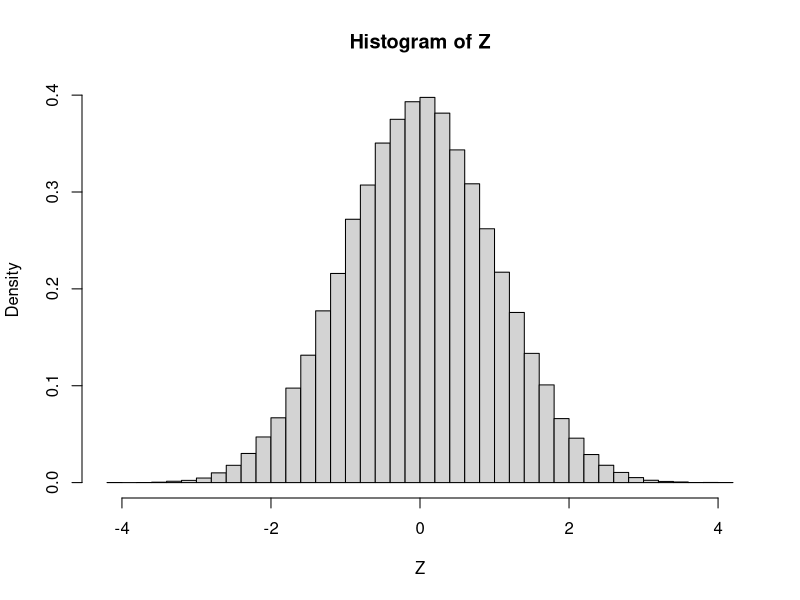
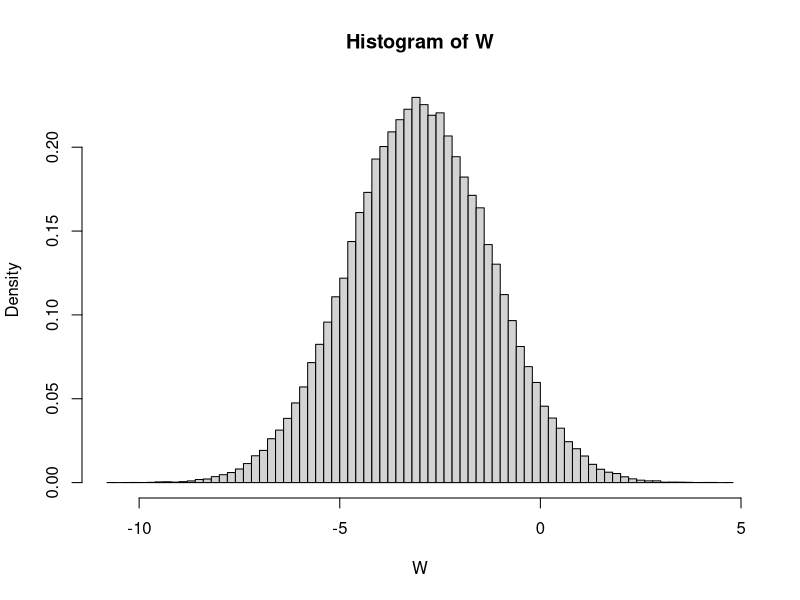
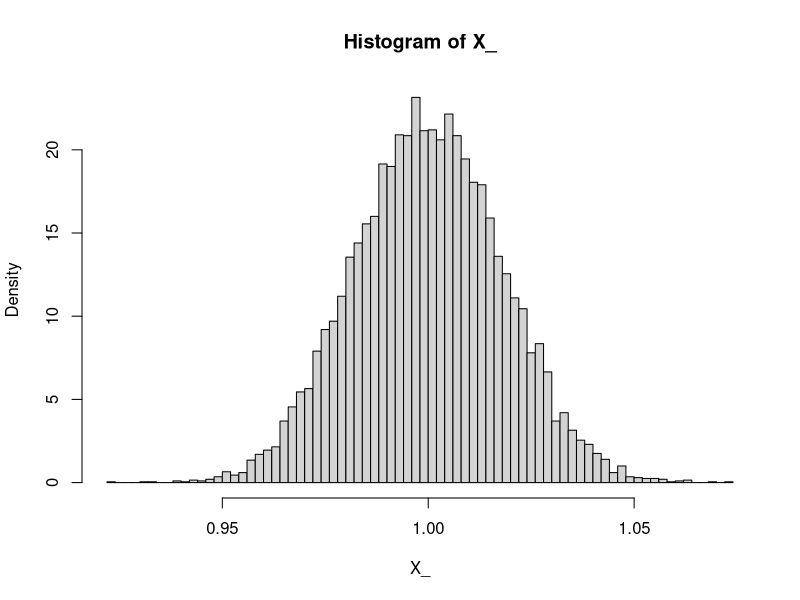

These figures' R source, in order:
## ---- chunk 1
X=rmultinom(100000,size=10,prob=c(0.2,0.5,0.3))
mean(X[1,]==2&X[2,]==4&X[3,]==4)
dmultinom(x=c(2,4,4),prob=c(0.2,0.5,0.3))
## ---- chunk 2
data=replicate(100000,sample(3,size=10,replace=TRUE,prob=c(0.2,0.5,0.3)))
X.1=apply(data,2,function(x) sum(x==1))
X.2=apply(data,2,function(x) sum(x==2))
X.3=apply(data,2,function(x) sum(x==3))
mean(X.1==2&X.2==4&X.3==4)
dmultinom(x=c(2,4,4),prob=c(0.2,0.5,0.3))
## ---- chunk 3
library(nortest)
data=runif(12*100000,0,1)
data=matrix(data,nrow=12)
Z=apply(data,2,function(x) sum(x)-6)
hist(Z,breaks=50,prob=T)
## ---- chunk 4
n=100000
X=matrix(rnorm(9*n,7,3),nrow=9)
Y=matrix(rnorm(12*n,10,5),nrow=12)
X_=apply(X,2,mean)
Y_=apply(Y,2,mean)
W=X_-Y_
mean(W)
var(W)
hist(W,breaks=100,prob=T)
## ---- chunk 5
pnorm(-1.5,-3,sqrt(37/12))
mean(W< (-1.5))
## ---- chunk 6
n=100000
X=matrix(rexp(30*n,1/3),nrow=30)
X_=apply(X,2,mean)

## ---- chunk 7
mean(X_)
sd(X_)
## ---- chunk 8
mean(X_<=3.5)
## ---- chunk 9
mu=3
sigma=0.54772
pnorm(3.5,mu,sigma)
## ---- chunk 10
n=1000
m=10000
a=2
X=matrix(runif(n*m,0,a),nrow=n)
X_sum=apply(X,2,sum)
mean(X_sum)
X_=apply(X,2,mean)
mean(X_)
sd(X_)
hist(X_,breaks=100,prob=T)
